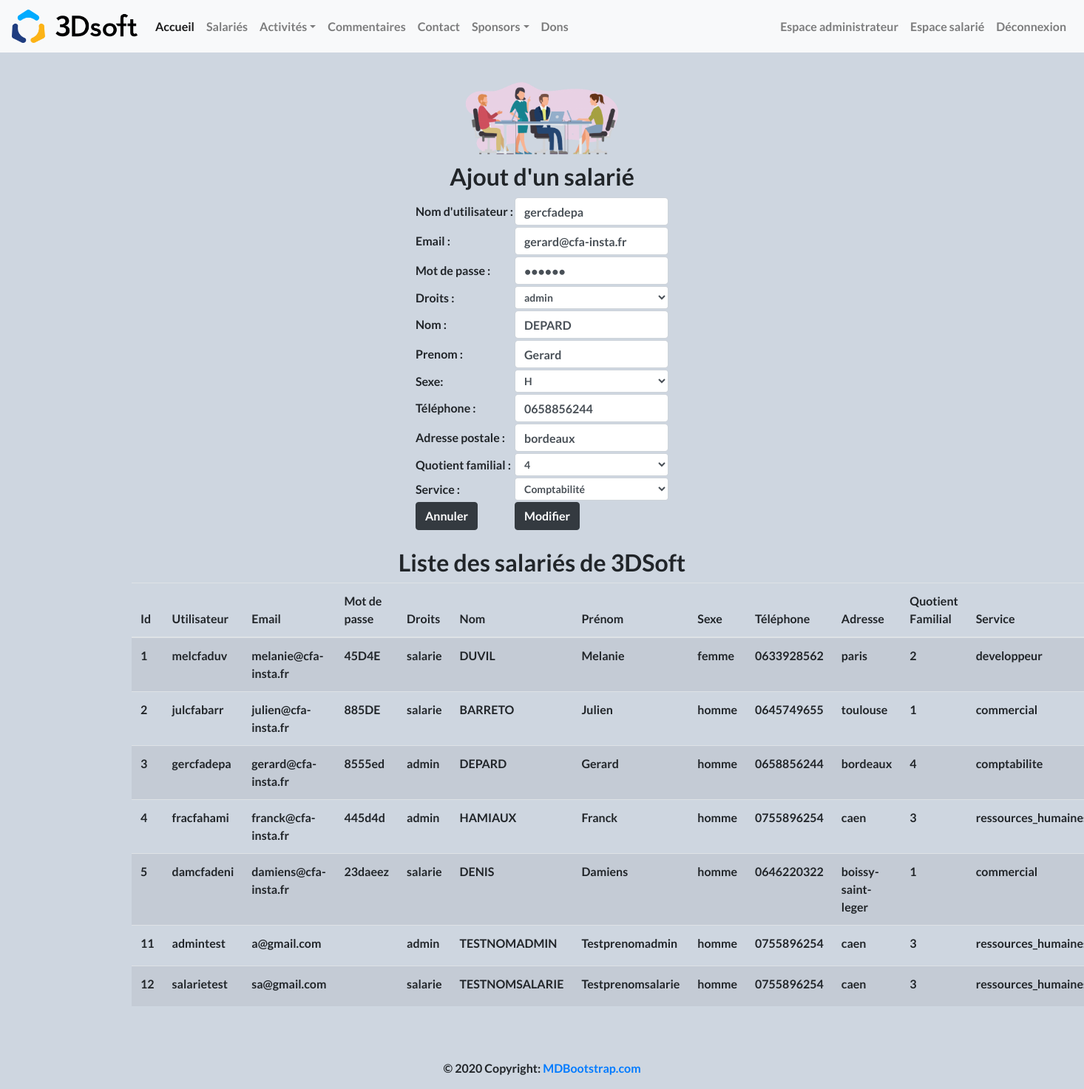
The app's page /index.php?page=2&action=edit&idutilisateur=3 (signed in) with its own data.
### tables this page shows
CREATE TABLE utilisateur(
        idutilisateur Int  Auto_increment  NOT NULL ,
        username      Varchar (30),
        password      Varchar (30),
        email         Varchar (80),
		droits        Enum("salarie", "admin", "sponsor") NOT NULL,
		PRIMARY KEY (idutilisateur)
);

CREATE TABLE salarie(
        idutilisateur Int NOT NULL ,
        nom           Varchar (40),
        prenom        Varchar (40),
        tel           Varchar (15),
        adresse       Varchar (100),
        quotient_fam  Enum ("1","2","3","4","5"),
        service       Enum ("comptabilite","developpeur","commercial","ressources_humaines"),
        sexe          Enum ("homme","femme"),
		FOREIGN KEY (idutilisateur) REFERENCES utilisateur(idutilisateur)
);

### modele/modele.class.php (called while the page is built, shortened)
<?php
	class Modele {
		private $unPdo , $uneTable;
		public function   __construct ($serveur, $bdd, $user, $mdp)
		{
			$this->unPdo =null;
			try {
				$this->unPdo = new PDO ("mysql:host=".$serveur.";dbname=".$bdd, $user, $mdp);
			}
			catch (PDOException $exp){
				echo "Erreur de connexion au serveur : ".$serveur."/".$bdd ;
			}
			$this->unPdo->setAttribute( PDO::ATTR_ERRMODE, PDO::ERRMODE_WARNING );
		}
		public function setTable ($uneTable)
		{
			$this->uneTable = $uneTable;
		}
		public function selectWhere ($tab)
		{
			if ($this->unPdo != null){
				$listeChamps = array();
				$donnees =array();
				foreach ($tab as $cle => $valeur) {
					$listeChamps[] = $cle." = ".":".$cle ;
					$donnees[":".$cle] = $valeur;
				}
				$chaineChamps = implode(" and ", $listeChamps);
				$requete = "select * from   ".$this->uneTable. " where ".$chaineChamps.";" ;
				$select = $this->unPdo->prepare ($requete);
				$select->execute ($donnees);
				return $select->fetch();
			}
			else
			{
				return null;
			}
		}
	}
?>

### controleur/controleur.class.php (called while the page is built, shortened)
<?php
	require_once ("modele/modele.class.php");
	class Controleur {
		private $unModele ;
		public function   __construct ($serveur, $bdd, $user, $mdp){
			$this->unModele = new Modele ($serveur, $bdd, $user, $mdp);
		}
		public function setTable ($uneTable)
		{
			$this->unModele->setTable($uneTable);
		}
		public function selectWhere ($tab)
		{
			return $this->unModele->selectWhere($tab);
		}
	}
?>

### vue/vue_insert_salarie.php (the view, shortened to what this page needs)
<h2> Ajout d'un salarié </h2>
<form method ="post" action ="">
	<table>
        <tr>
			<td> Nom d'utilisateur : </td>
			<td> <input type="text" class="form-control" required="required" name="username" value ="<?php echo ($lUtilisateur!=null) ? $lUtilisateur['username']:""; ?>" ></td>
		</tr>
        <tr>
			<td> Email : </td>
			<td> <input type="text" class="form-control" required="required" name="email" value ="<?php echo ($lUtilisateur!=null) ? $lUtilisateur['email']:""; ?>" ></td>
		</tr>
        <tr>
			<td> Mot de passe : </td>
			<td> <input type="password" class="form-control" required="required" name="password" value ="<?php echo ($lUtilisateur!=null) ? $lUtilisateur['password']:""; ?>" ></td>
		</tr>
		<tr>
			<td> Droits : </td>
			<td>
				<select name='droits' class="form-control form-control-sm">
					<?php
						if ($lUtilisateur == null) {
							echo "<option value='salarie'>salarie</option>
								  <option value='admin'>admin</option>";
						} else if ($lUtilisateur['droits'] == "salarie") {
							echo "<option value='salarie' selected>salarie</option>
								  <option value='admin'>admin</option>";
						} else if ($lUtilisateur['droits'] == "admin") {
							echo "<option value='salarie' selected>salarie</option>
								  <option value='admin' selected>admin</option>";
						}
					?>
				</select>
			</td>
		</tr>
		<tr>
			<td> Nom : </td>
			<td> <input type="text" class="form-control" required="required" name="nom" value ="<?php echo ($leSalarie!=null) ? $leSalarie['nom']:""; ?>" ></td>
		</tr>
        <tr>
			<td> Prenom : </td>
			<td> <input type="text" class="form-control" required="required" name="prenom" value ="<?php echo ($leSalarie!=null) ? $leSalarie['prenom']:""; ?>" ></td>
		</tr>
        <tr>
			<td> Sexe: </td>
			<td>
                <select name='sexe' class="form-control form-control-sm">
					<?php
						if ($leSalarie == null) {
							echo "<option value='homme'>H</option>
								  <option value='femme'>F</option>";
						} else if ($leSalarie['sexe'] == "homme") {
							echo "<option value='homme' selected>H</option>
								  <option value='femme'>F</option>";
						} else if ($leSalarie['sexe'] == "femme") {
							echo "<option value='homme'>H</option>
								  <option value='femme' selected>F</option>";
						}
					?>
                </select>
            </td>
		</tr>
        <tr>
			<td> Téléphone :</td>
			<td> <input type="text" class="form-control" required="required" name="tel"  value ="<?php echo ($leSalarie!=null) ? $leSalarie['tel']:""; ?>">  </td>
		</tr>
		<tr>
			<td>Adresse postale : </td>
			<td> <input type="text" class="form-control" required="required" name="adresse" value ="<?php echo ($leSalarie!=null) ? $leSalarie['adresse']:""; ?>">  </td>
		</tr>
        <tr>
			<td> Quotient familial : </td>
			<td>
                <select name='quotient_fam' class="form-control form-control-sm">
					<?php
						if ($leSalarie == null) {
							echo "<option value='1'>1</option>
								  <option value='2'>2</option>
								  <option value='3'>3</option>
								  <option value='4'>4</option>
								  <option value='5'>5</option>";
						} else if ($leSalarie['quotient_fam'] == "1") {
							echo "<option value='1' selected>1</option>
								  <option value='2'>2</option>
								  <option value='3'>3</option>
								  <option value='4'>4</option>
								  <option value='5'>5</option>";
						} else if ($leSalarie['quotient_fam'] == "2") {
							echo "<option value='1'>1</option>
								  <option value='2' selected>2</option>
								  <option value='3'>3</option>
								  <option value='4'>4</option>
								  <option value='5'>5</option>";
						} else if ($leSalarie['quotient_fam'] == "3") {
							echo "<option value='1'>1</option>
								  <option value='2'>2</option>
								  <option value='3' selected>3</option>
								  <option value='4'>4</option>
								  <option value='5'>5</option>";
						} else if ($leSalarie['quotient_fam'] == "4") {
							echo "<option value='1'>1</option>
								  <option value='2'>2</option>
								  <option value='3'>3</option>
								  <option value='4' selected>4</option>
								  <option value='5'>5</option>";
						} else if ($leSalarie['quotient_fam'] == "5") {
							echo "<option value='1'>1</option>
								  <option value='2'>2</option>
								  <option value='3'>3</option>
								  <option value='4'>4</option>
								  <option value='5' selected>5</option>";
						}
					?>
			    </select>
        </td>
		</tr>
		<tr>
			<td> Service : </td>
			<td>
				<select name='service' class="form-control form-control-sm">
						<?php
							if ($leSalarie == null) {
								echo "<option value='comptabilite'>Comptabilité</option>
									  <option value='developpeur'>Développeur</option>
									  <option value='commercial'>Commercial</option>
									  <option value='ressources_humaines'>Ressources humaines</option>";
							} else if ($leSalarie['service'] == "comptabilite") {
								echo "<option value='comptabilite' selected>Comptabilité</option>
									  <option value='developpeur'>Développeur</option>
									  <option value='commercial'>Commercial</option>
									  <option value='ressources_humaines'>Ressources humaines</option>";
							} else if ($leSalarie['service'] == "developpeur") {
								echo "<option value='comptabilite'>Comptabilité</option>
									  <option value='developpeur' selected>Développeur</option>
									  <option value='commercial'>Commercial</option>
									  <option value='ressources_humaines'>Ressources humaines</option>";
							} else if ($leSalarie['service'] == "commercial") {
								echo "<option value='comptabilite'>Comptabilité</option>
									  <option value='developpeur'>Développeur</option>
									  <option value='commercial' selected>Commercial</option>
									  <option value='ressources_humaines'>Ressources humaines</option>";
							} else if ($leSalarie['service'] == "ressources_humaines") {
								echo "<option value='comptabilite'>Comptabilité</option>
									  <option value='developpeur'>Développeur</option>
									  <option value='commercial'>Commercial</option>
									  <option value='ressources_humaines' selected>Ressources humaines</option>";
							}
						?>
					</select>
            </td>
		</tr>
		<td>  <input type="reset" class='btn btn-dark' name="annnuler" value ="Annuler"></td>
		<td> <input type="submit"
			<?php echo ($leSalarie!=null) ? " class='btn btn-dark' name='modifier' value='Modifier' " : " class='btn btn-dark' name='valider' value='Valider' "; ?>
			>
	</table>
</form>

### records on screen
utilisateur: username "gercfadepa", email "gerard@cfa-insta.fr", droits "admin"
salarie: nom "DEPARD", prenom "Gerard", sexe "H", tel "0658856244", adresse "bordeaux", quotient_fam "4", service "Comptabilité"

### other values on screen
$unUtilisateurSalarie['idutilisateur'] "1"
$unUtilisateurSalarie['username'] "melcfaduv"
$unUtilisateurSalarie['email'] "melanie@cfa-insta.fr"
$unUtilisateurSalarie['password'] "45D4E"
$unUtilisateurSalarie['droits'] "salarie"
$unUtilisateurSalarie['nom'] "DUVIL"
$unUtilisateurSalarie['prenom'] "Melanie"
$unUtilisateurSalarie['sexe'] "femme"
$unUtilisateurSalarie['tel'] "0633928562"
$unUtilisateurSalarie['adresse'] "paris"
$unUtilisateurSalarie['quotient_fam'] "2"
$unUtilisateurSalarie['service'] "developpeur"
$unUtilisateurSalarie['idutilisateur'] "2"
$unUtilisateurSalarie['username'] "julcfabarr"
$unUtilisateurSalarie['email'] "julien@cfa-insta.fr"
